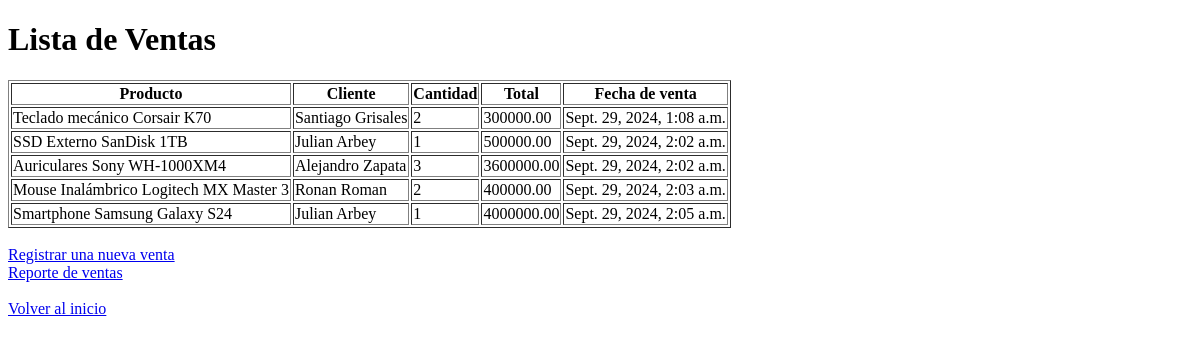
/ventas/, run on an earlier commit of the app's database.
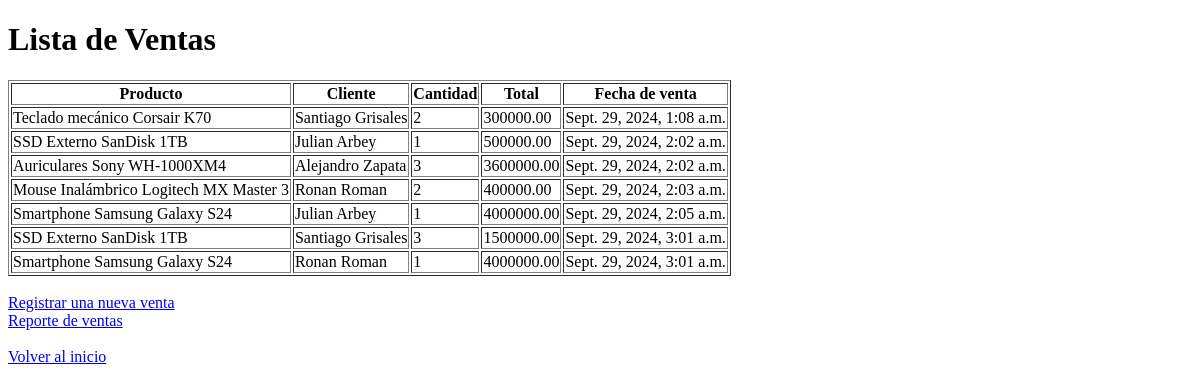
And on a later commit of the database.
### inventario/models.py (models this page shows, shortened)
class Venta(models.Model):
    producto = models.ForeignKey(Producto, on_delete=models.CASCADE)
    cliente = models.ForeignKey(Cliente, on_delete=models.CASCADE)
    cantidad = models.IntegerField()
    total = models.DecimalField(max_digits=10, decimal_places=2)
    fecha_venta = models.DateTimeField(auto_now_add=True)

class Producto(models.Model):
    nombre = models.CharField(max_length=100)
    categoria = models.ForeignKey(Categoria, on_delete=models.CASCADE)
    proveedor = models.ForeignKey(Proveedor, on_delete=models.SET_NULL, null=True)
    precio = models.DecimalField(max_digits=10, decimal_places=2)
    stock = models.IntegerField()

class Cliente(models.Model):
    nombre = models.CharField(max_length=100)
    correo = models.EmailField()
    telefono = models.CharField(max_length=15)
    direccion = models.TextField()

### inventario/views.py (the view)
# urls.py: path('ventas/', listar_ventas, name='listar_ventas'),
def listar_ventas(request):
    ventas = Venta.objects.all().select_related('producto', 'cliente')
    return render(request, 'listar_ventas.html', {'ventas': ventas})

### inventario/templates/listar_ventas.html (shortened to what this page needs)
<!DOCTYPE html>
<head>
</head>
<body>
  <h1>Lista de Ventas</h1>
  <table border="1">
    <thead>
      <tr>
        <th>Producto</th>
        <th>Cliente</th>
        <th>Cantidad</th>
        <th>Total</th>
        <th>Fecha de venta</th>
      </tr>
    </thead>
    <tbody>
      {% for venta in ventas %}
      <tr>
        <td>{{ venta.producto.nombre }}</td>
        <td>{{ venta.cliente.nombre }}</td>
        <td>{{ venta.cantidad }}</td>
        <td>{{ venta.total }}</td>
        <td>{{ venta.fecha_venta }}</td>
      </tr>
      {% endfor %}
    </tbody>
  </table>
  <br>
  <a href="{% url 'agregar_venta' %}">Registrar una nueva venta</a>
  <br>
  <a href="{% url 'reporte_ventas' %}">Reporte de ventas</a>
  <br><br>
  <a href="{% url 'inicio' %}">Volver al inicio</a>
</body>
</html>

What changed in the data, as far as the page shows it:
added Venta: producto.nombre "SSD Externo SanDisk 1TB", cliente.nombre "Santiago Grisales", cantidad "3", total "1500000.00", fecha_venta "Sept. 29, 2024, 3:01 a.m."
added Venta: producto.nombre "Smartphone Samsung Galaxy S24", cliente.nombre "Ronan Roman", cantidad "1", total "4000000.00", fecha_venta "Sept. 29, 2024, 3:01 a.m."
